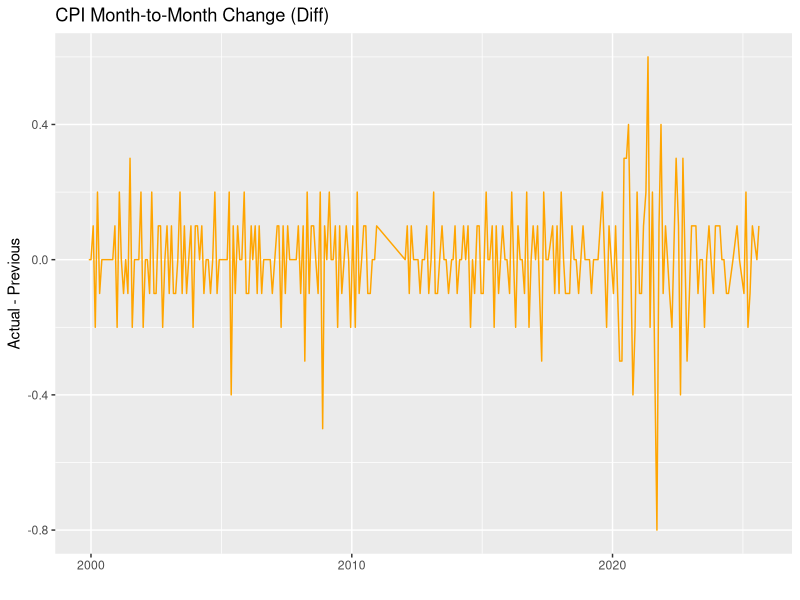
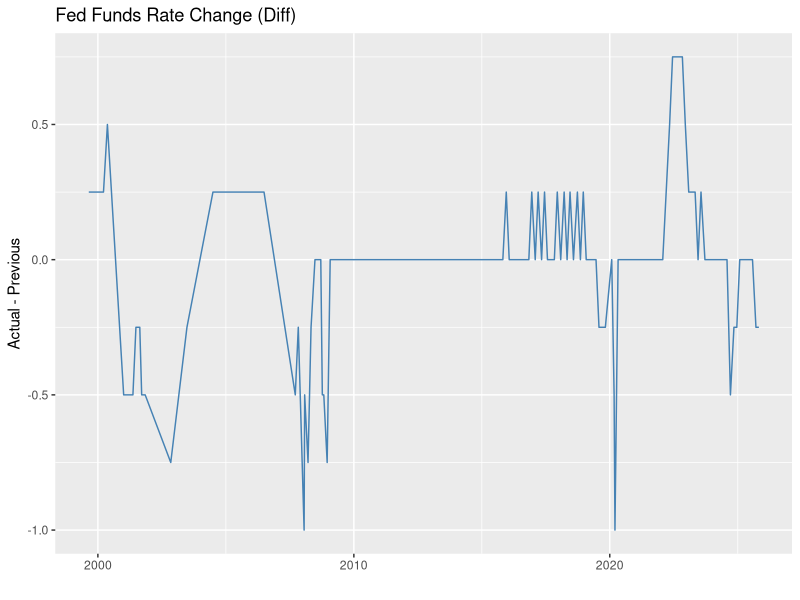
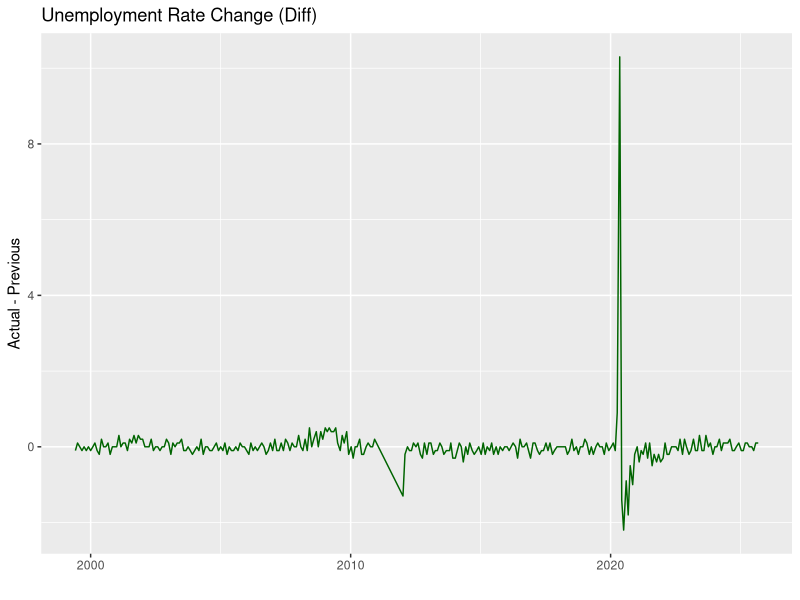
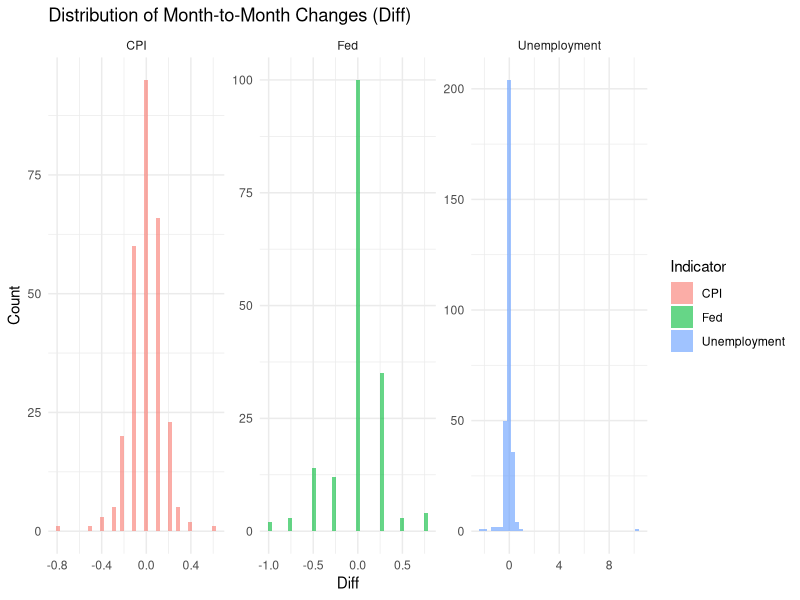
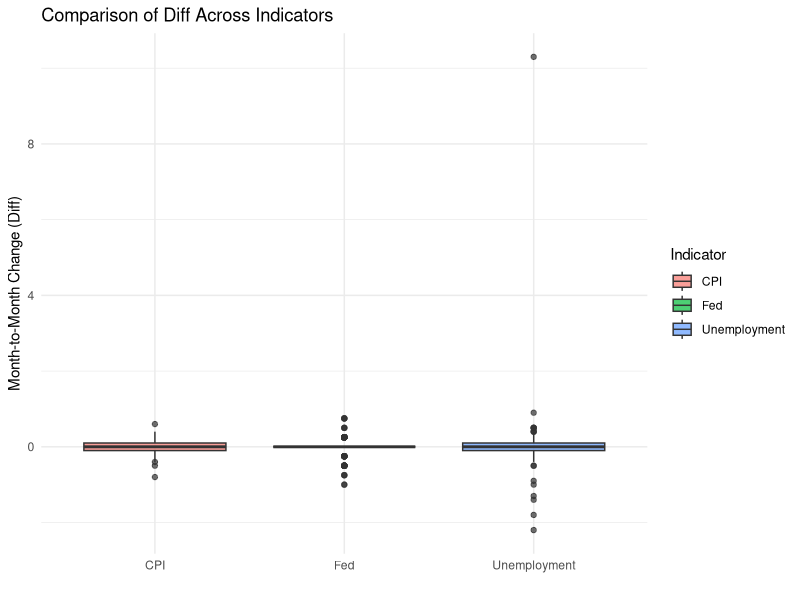
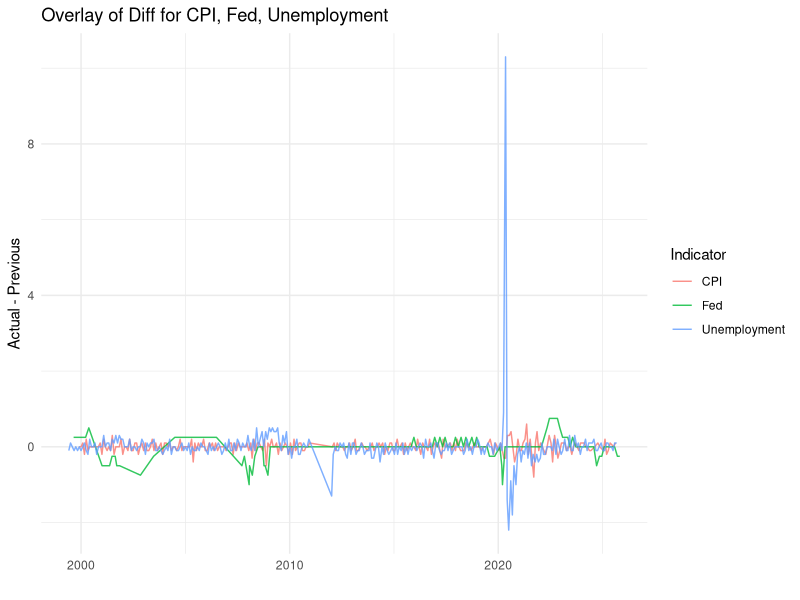
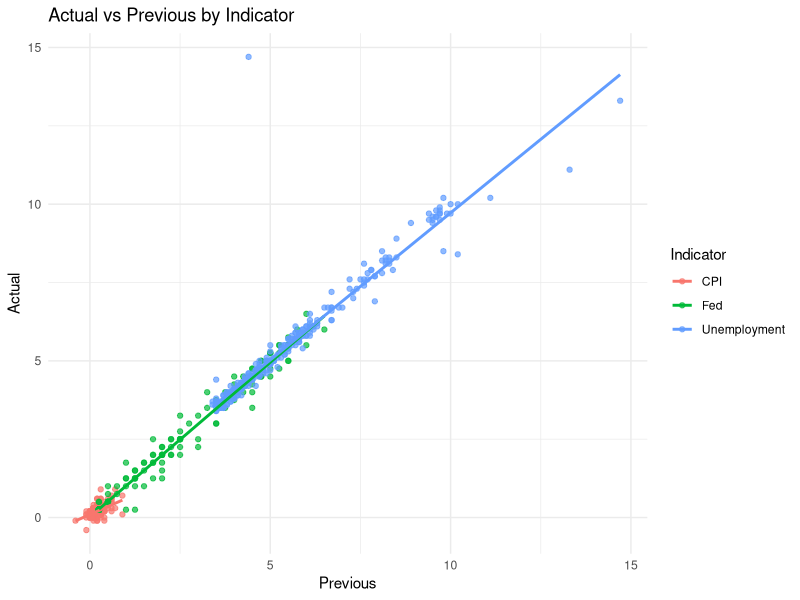

Generate these figures, in order, with R:
## ---- chunk 1
    library(tidyverse)
    library(lubridate)
    library(gridExtra)

    # -----------------------------
    # 1. Load datasets
    # -----------------------------
    cpi <- read.csv("cpi_cleaned.csv")
    fed <- read.csv("fed_rate_cleaned.csv")
    unemp <- read.csv('unemployment_cleaned.csv')
    spy <- read.csv("SPY_data.csv")

    head(cpi, 2)

## ---- chunk 2
    head(spy, 2)
## ---- chunk 3
    spy <- spy %>%
      arrange(X) %>%
      mutate(ret = log(SPY.Adjusted / lag(SPY.Adjusted)),
             spy_vol = abs(ret))
    colnames(spy)
## ---- chunk 4
    cpi %>% 
      filter(is.na(Actual) | is.na(Previous)) %>%
      select(Date, Actual, Previous)
    fed %>% 
      filter(is.na(Actual) | is.na(Previous)) %>%
      select(Date, Actual, Previous)
    unemp %>% 
      filter(is.na(Actual) | is.na(Previous)) %>%
      select(Date, Actual, Previous)
    spy %>%
      filter(if_any(everything(), is.na)) %>%
      select(X, everything())
## ---- chunk 5
    spy <- spy %>% 
      drop_na()
    fed <- fed %>% 
      drop_na()
    unemp <- unemp %>% 
      drop_na()
    cpi <- cpi %>% 
      drop_na()
## ---- chunk 6
    # -----------------------------
    # 2. Convert dates + compute Diff
    # -----------------------------
    process_macro <- function(df, name) {
      df %>%
        mutate(
          Date = as.Date(Date, format = "%b %d, %Y"),
          Diff = Actual - Previous,
          Indicator = name
        )
    }

    cpi  <- process_macro(cpi, "CPI")
    fed  <- process_macro(fed, "Fed")
    unemp <- process_macro(unemp, "Unemployment")
    macro_all <- bind_rows(cpi, fed, unemp)

    head(macro_all, 1)

## ---- chunk 7

    # -----------------------------
    # 3. Summary statistics
    # -----------------------------
    summary_stats <- macro_all %>%
      group_by(Indicator) %>%
      summarise(
        n = n(),
        mean_actual = mean(Actual, na.rm = TRUE),
        sd_actual   = sd(Actual, na.rm = TRUE),
        mean_diff   = mean(Diff, na.rm = TRUE),
        sd_diff     = sd(Diff, na.rm = TRUE),
        min_diff    = min(Diff, na.rm = TRUE),
        max_diff    = max(Diff, na.rm = TRUE)
      )

    print(summary_stats)
## ---- chunk 8
    # -----------------------------
    # 4. Time-series plots of Diff
    # -----------------------------
    p_cpi <- ggplot(cpi, aes(Date, Diff)) +
      geom_line(color = "orange") +
      labs(title = "CPI Month-to-Month Change (Diff)",
           y = "Actual - Previous", x = "")

    grid.arrange(p_cpi, ncol = 1)
## ---- chunk 9
    p_fed <- ggplot(fed, aes(Date, Diff)) +
      geom_line(color = "steelblue") +
      labs(title = "Fed Funds Rate Change (Diff)",
           y = "Actual - Previous", x = "")
    grid.arrange(p_fed, ncol = 1)
## ---- chunk 10
    p_unemp <- ggplot(unemp, aes(Date, Diff)) +
      geom_line(color = "darkgreen") +
      labs(title = "Unemployment Rate Change (Diff)",
           y = "Actual - Previous", x = "")
    grid.arrange(p_unemp, ncol = 1)
## ---- chunk 11
    # -----------------------------
    # 5. Histogram for Diff by indicator
    # -----------------------------
    ggplot(macro_all, aes(Diff, fill = Indicator)) +
      geom_histogram(alpha = 0.6, bins = 40) +
      facet_wrap(~Indicator, scales = "free") +
      labs(title = "Distribution of Month-to-Month Changes (Diff)",
           x = "Diff", y = "Count") +
      theme_minimal()

## ---- chunk 12
    # -----------------------------
    # 6. Boxplots to compare volatility of Diff
    # -----------------------------
    ggplot(macro_all, aes(Indicator, Diff, fill = Indicator)) +
      geom_boxplot(alpha = 0.7) +
      labs(title = "Comparison of Diff Across Indicators",
           y = "Month-to-Month Change (Diff)", x = "") +
      theme_minimal()


## ---- chunk 13
    # -----------------------------
    # 7. Overlay all 3 indicators’ Diff in one plot
    # -----------------------------
    ggplot(macro_all, aes(Date, Diff, color = Indicator)) +
      geom_line(alpha = 0.8) +
      labs(title = "Overlay of Diff for CPI, Fed, Unemployment",
           y = "Actual - Previous", x = "") +
      theme_minimal()
## ---- chunk 14
    # -----------------------------
    # 8. Scatter: Actual vs Previous
    # -----------------------------
    ggplot(macro_all, aes(Previous, Actual, color = Indicator)) +
      geom_point(alpha = 0.7) +
      geom_smooth(method = "lm", se = FALSE) +
      labs(title = "Actual vs Previous by Indicator",
           x = "Previous", y = "Actual") +
      theme_minimal()
